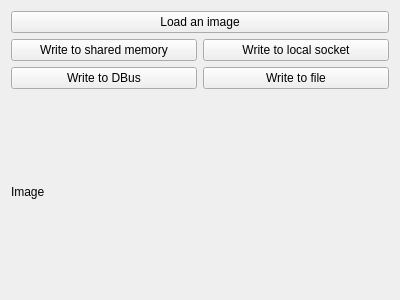
<?xml version="1.0" encoding="UTF-8"?>
<ui version="4.0">
 <class>Widget</class>
 <widget class="QWidget" name="Widget">
  <property name="geometry">
   <rect>
    <x>0</x>
    <y>0</y>
    <width>400</width>
    <height>300</height>
   </rect>
  </property>
  <property name="windowTitle">
   <string>Widget</string>
  </property>
  <layout class="QVBoxLayout" name="verticalLayout">
   <item>
    <widget class="QPushButton" name="loadImageButton">
     <property name="text">
      <string>Load an image</string>
     </property>
    </widget>
   </item>
   <item>
    <layout class="QGridLayout" name="gridLayout">
     <item row="0" column="0">
      <widget class="QPushButton" name="writeToMemoryButton">
       <property name="text">
        <string>Write to shared memory</string>
       </property>
      </widget>
     </item>
     <item row="0" column="1">
      <widget class="QPushButton" name="writeToSocketButton">
       <property name="text">
        <string>Write to local socket</string>
       </property>
      </widget>
     </item>
     <item row="1" column="0">
      <widget class="QPushButton" name="writeToDbusButton">
       <property name="text">
        <string>Write to DBus</string>
       </property>
      </widget>
     </item>
     <item row="1" column="1">
      <widget class="QPushButton" name="writeToFileButton">
       <property name="text">
        <string>Write to file</string>
       </property>
      </widget>
     </item>
    </layout>
   </item>
   <item>
    <widget class="QLabel" name="label">
     <property name="sizePolicy">
      <sizepolicy hsizetype="Expanding" vsizetype="Expanding">
       <horstretch>0</horstretch>
       <verstretch>0</verstretch>
      </sizepolicy>
     </property>
     <property name="text">
      <string>Image</string>
     </property>
    </widget>
   </item>
  </layout>
 </widget>
 <layoutdefault spacing="6" margin="11"/>
 <resources/>
 <connections/>
</ui>
